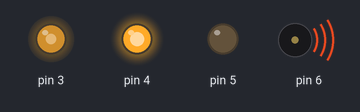
Bench run of a sketch on a simulated Arduino Uno, built with avr-gcc and run on an emulated ATmega328P. Parts: output pins drawn as LEDs (lit = HIGH), buzzer (waves = sounding).

Above: at 0.05 s.
At 0.55 s:
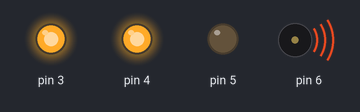
At 1.05 s:
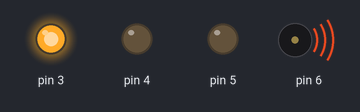
At 2.05 s:
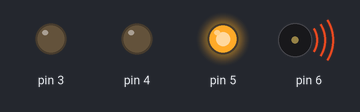
At 3.0 s:
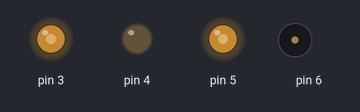
At 4.0 s:
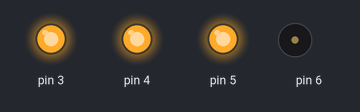
Timing chart, 0 to 5.2 s (numbered marks = the images above):
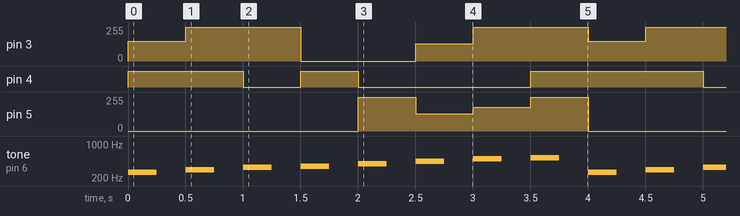

The sketch:

ARDUINO_BUZZER_RGB.ino
```cpp
void setup() {
  pinMode(6, OUTPUT);
  pinMode(3, OUTPUT);
  pinMode(4, OUTPUT);
  pinMode(5, OUTPUT);}

void loop() {
  tone(6, 261, 250);
  analogWrite(3, 150);
  analogWrite(4, 250);
  analogWrite(5, 0);
  delay(500);

  tone(6, 294, 250);
  analogWrite(3, 255);
  analogWrite(4, 165);
  analogWrite(5, 0);
  delay(500);

  tone(6, 329, 250);
  analogWrite(3, 255);
  analogWrite(4, 0);
  analogWrite(5, 0);
  delay(500);

  tone(6, 349, 250);
  analogWrite(3, 0);
  analogWrite(4, 255);
  analogWrite(5, 0);
  delay(500);

  tone(6, 391, 250);
  analogWrite(3, 0);
  analogWrite(4, 0);
  analogWrite(5, 255);
  delay(500);

  tone(6, 440, 250);
  analogWrite(3, 128);
  analogWrite(4, 0);
  analogWrite(5, 128);
  delay(500);

  tone(6, 493, 250);
  analogWrite(3, 255);
  analogWrite(4, 105);
  analogWrite(5, 180);
  delay(500);

  tone(6, 523, 250);
  analogWrite(3, 255);
  analogWrite(4, 255);
  analogWrite(5, 255);
  delay(500);}
```

Measured:
- by itself, pin 3: repeats every 4.0 s: 255/255 1.0 s, 0/255 1.0 s, 128/255 0.50 s, 255/255 1.0 s, 150/255 0.50 s
- by itself, pin 4: repeats every 4.0 s: LOW 0.50 s, HIGH 0.50 s, LOW 1.5 s, HIGH 1.5 s
- by itself, pin 5: repeats every 4.0 s: 128/255 0.50 s, 180/255 0.50 s, 255/255 0.50 s, 0/255 2.0 s, 255/255 0.50 s
- by itself, tone on pin 6: repeats every 4.0 s: silent 0.25 s, 294 Hz 0.25 s, silent 0.25 s, 329 Hz 0.25 s, silent 0.25 s, 349 Hz 0.25 s, silent 0.25 s, 391 Hz 0.25 s, silent 0.25 s, 440 Hz 0.25 s, silent 0.25 s, 493 Hz 0.25 s, silent 0.25 s, 523 Hz 0.25 s, silent 0.25 s, 261 Hz 0.25 s
